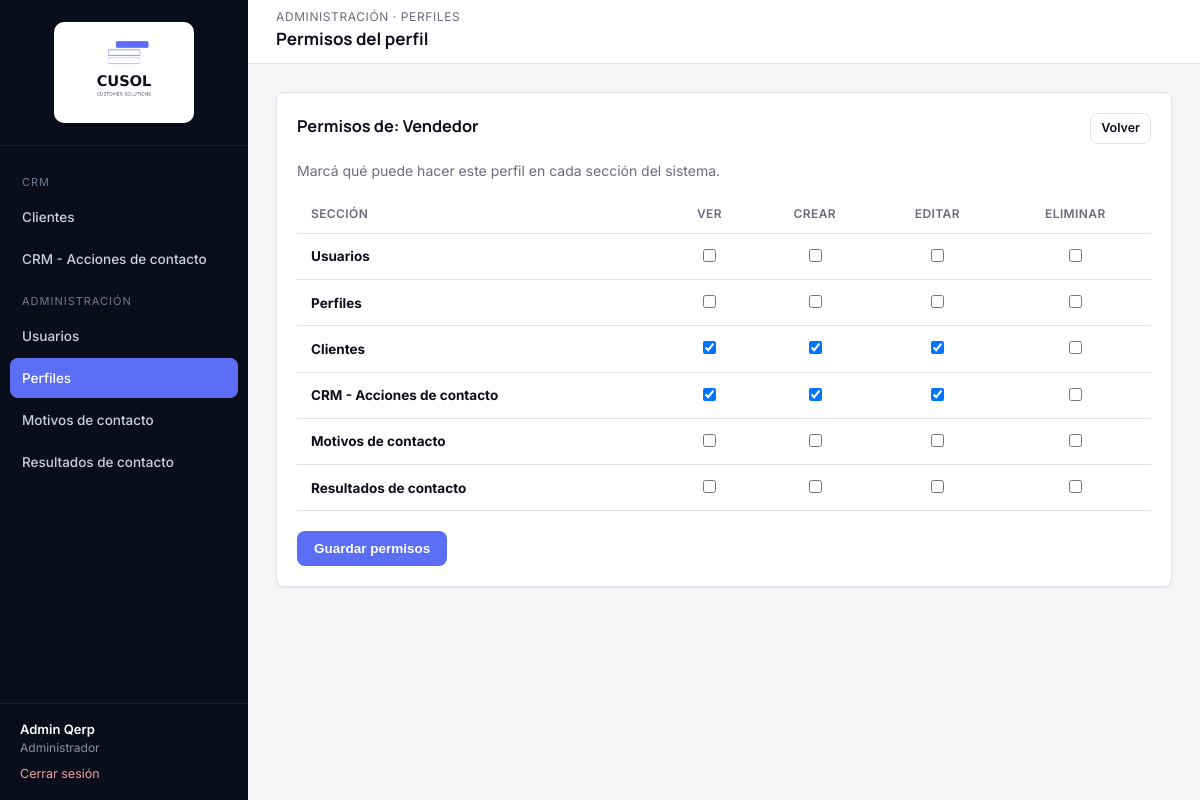
The page /modules/perfiles/permisos.php?id=2 (signed in) on the database its author committed.
### tables this page shows
CREATE TABLE qerp_secciones (
  id INT PRIMARY KEY AUTO_INCREMENT,
  nombre VARCHAR(100) NOT NULL,
  slug VARCHAR(100) NOT NULL UNIQUE,
  icono VARCHAR(50) DEFAULT NULL,
  grupo VARCHAR(50) NOT NULL DEFAULT 'General',
  orden INT DEFAULT 0
);

CREATE TABLE qerp_perfiles (
  id INT PRIMARY KEY AUTO_INCREMENT,
  nombre VARCHAR(50) NOT NULL,
  descripcion VARCHAR(255) DEFAULT NULL,
  activo TINYINT(1) NOT NULL DEFAULT 1,
  solo_ve_sus_clientes TINYINT(1) NOT NULL DEFAULT 0,
  creado_en DATETIME DEFAULT CURRENT_TIMESTAMP
);

CREATE TABLE qerp_perfil_permisos (
  perfil_id INT NOT NULL,
  seccion_id INT NOT NULL,
  ver TINYINT(1) NOT NULL DEFAULT 0,
  crear TINYINT(1) NOT NULL DEFAULT 0,
  editar TINYINT(1) NOT NULL DEFAULT 0,
  eliminar TINYINT(1) NOT NULL DEFAULT 0,
  PRIMARY KEY (perfil_id, seccion_id),
  FOREIGN KEY (perfil_id) REFERENCES qerp_perfiles(id) ON DELETE CASCADE,
  FOREIGN KEY (seccion_id) REFERENCES qerp_secciones(id) ON DELETE CASCADE
);

### includes/funciones.php (called while the page is built, shortened)
<?php
function estaLogueado(): bool
{
    return isset($_SESSION['usuario_id']);
}
function usuarioActual(): ?array
{
    return [
        'id'         => $_SESSION['usuario_id'],
        'nombre'     => $_SESSION['usuario_nombre'],
        'apellido'   => $_SESSION['usuario_apellido'],
        'mail'       => $_SESSION['usuario_mail'],
        'perfil_id'  => $_SESSION['perfil_id'],
        'perfil'     => $_SESSION['perfil_nombre'],
    ];
}
function tienePermiso(PDO $pdo, string $slugSeccion, string $accion = 'ver'): bool
{
    $accionesValidas = ['ver', 'crear', 'editar', 'eliminar'];
    static $cache = [];
    $clave = $_SESSION['perfil_id'] . '-' . $slugSeccion;
    if (!isset($cache[$clave])) {
        $stmt = $pdo->prepare(
            "SELECT pp.ver, pp.crear, pp.editar, pp.eliminar
             FROM qerp_perfil_permisos pp
             INNER JOIN qerp_secciones s ON s.id = pp.seccion_id
             WHERE pp.perfil_id = :perfil_id AND s.slug = :slug
             LIMIT 1"
        );
        $stmt->execute([
            ':perfil_id' => $_SESSION['perfil_id'],
            ':slug'      => $slugSeccion,
        ]);
        $cache[$clave] = $stmt->fetch() ?: ['ver' => 0, 'crear' => 0, 'editar' => 0, 'eliminar' => 0];
    }
    return (bool) $cache[$clave][$accion];
}
function requerirPermiso(PDO $pdo, string $slugSeccion, string $accion = 'ver'): void
{
    if (!tienePermiso($pdo, $slugSeccion, $accion)) {
        http_response_code(403);
        include __DIR__ . '/../includes/403.php';
        exit;
    }
}
function e(?string $valor): string
{
    return htmlspecialchars($valor ?? '', ENT_QUOTES, 'UTF-8');
}
function obtenerSeccionesMenu(PDO $pdo): array
{
    $stmt = $pdo->query('SELECT * FROM qerp_secciones ORDER BY orden ASC');
    return $stmt->fetchAll();
}

### modules/perfiles/permisos.php (the view, shortened to what this page needs)
<?php
require_once __DIR__ . '/../../config/conexion.php';
require_once __DIR__ . '/../../includes/funciones.php';
requerirPermiso($pdo, 'perfiles', 'editar');
$slugSeccionActual = 'perfiles';
$id = (int) ($_GET['id'] ?? 0);
$stmt = $pdo->prepare('SELECT * FROM qerp_perfiles WHERE id = :id');
$stmt->execute([':id' => $id]);
$perfil = $stmt->fetch();
$secciones = $pdo->query('SELECT * FROM qerp_secciones ORDER BY orden')->fetchAll();
$stmt = $pdo->prepare('SELECT * FROM qerp_perfil_permisos WHERE perfil_id = :id');
$stmt->execute([':id' => $id]);
$permisosActuales = [];
foreach ($stmt->fetchAll() as $row) {
    $permisosActuales[$row['seccion_id']] = $row;
}
include __DIR__ . '/../../includes/header.php';
?>
<div class="card">
    <div class="card-header">
        <h3>Permisos de: <?= e($perfil['nombre']) ?></h3>
        <a href="index.php" class="btn btn-outline btn-sm">Volver</a>
    </div>
    <p style="color:var(--muted); margin-top:0;">
        Marcá qué puede hacer este perfil en cada sección del sistema.
    </p>
    <form method="post">
        <table class="tabla-qerp">
            <thead>
                <tr>
                    <th>Sección</th>
                    <th style="text-align:center;">Ver</th>
                    <th style="text-align:center;">Crear</th>
                    <th style="text-align:center;">Editar</th>
                    <th style="text-align:center;">Eliminar</th>
                </tr>
            </thead>
            <tbody>
                <?php foreach ($secciones as $s):
                    $actual = $permisosActuales[$s['id']] ?? ['ver' => 0, 'crear' => 0, 'editar' => 0, 'eliminar' => 0];
                ?>
                <tr>
                    <td><strong><?= e($s['nombre']) ?></strong></td>
                    <?php foreach (['ver', 'crear', 'editar', 'eliminar'] as $accion): ?>
                        <td style="text-align:center;">
                            <input type="checkbox" style="width:auto;"
                                   name="permiso[<?= (int) $s['id'] ?>][<?= $accion ?>]"
                                   <?= $actual[$accion] ? 'checked' : '' ?>>
                        </td>
                    <?php endforeach; ?>
                </tr>
                <?php endforeach; ?>
            </tbody>
        </table>
        <div style="display:flex; gap:10px; margin-top:20px;">
            <button type="submit" class="btn btn-primary">Guardar permisos</button>
        </div>
    </form>
</div>
<?php include __DIR__ . '/../../includes/footer.php'; ?>

### includes/sidebar.php (shortened to what this page needs)
<?php
$usuario = usuarioActual();
$secciones = obtenerSeccionesMenu($pdo);
$slugActual = $slugSeccionActual ?? '';
$grupos = [];
foreach ($secciones as $s) {
    $grupos[$s['grupo'] ?? 'General'][] = $s;
}
$ordenGrupos = ['CRM', 'Administración'];
?>
<aside class="qerp-sidebar" id="qerpSidebar">
    <div class="brand">
        <img src="<?= QERP_URL_BASE ?>/assets/img/logo-cusol.png" alt="CUSOL" class="logo-sidebar">
    </div>
    <nav class="qerp-nav">
        <?php foreach ($ordenGrupos as $grupo): ?>
            <?php
                $items = array_filter($grupos[$grupo] ?? [], fn($s) => tienePermiso($pdo, $s['slug'], 'ver'));
            ?>
            <div class="seccion-titulo"><?= e($grupo) ?></div>
            <?php foreach ($items as $s): ?>
                <a href="<?= QERP_URL_BASE ?>/modules/<?= e($s['slug']) ?>/index.php"
                   class="<?= $slugActual === $s['slug'] ? 'activo' : '' ?>">
                    <?= e($s['nombre']) ?>
                </a>
            <?php endforeach; ?>
        <?php endforeach; ?>
    </nav>
    <div class="usuario-box">
        <div class="nombre"><?= e($usuario['nombre'] . ' ' . $usuario['apellido']) ?></div>
        <div class="perfil"><?= e($usuario['perfil']) ?></div>
        <a class="salir" href="<?= QERP_URL_BASE ?>/login/logout.php">Cerrar sesión</a>
    </div>
</aside>

### assets/css/style.css (style rules this page uses)
:root { --bg: #F5F5F8; --surface: #FFFFFF; --ink: #0E0F1C; --muted: #6B6C80; --border: #E2E2EA; --navy: #0C0D1A; --navy-light: #1B1D2E; --navy-hover: #262940; --accent: #5B6EF5; --accent-light: #ECEEFE; --accent-hover: #3A4FD4; --danger: #DC2626; --danger-light: #FDECEC; --success: #15803D; --success-light: #E9F7EE; --warning: #B45309; --warning-light: #FEF3E2; --radius: 8px; --shadow-sm: 0 1px 2px rgba(16, 24, 38, 0.06); --shadow-md: 0 4px 16px rgba(16, 24, 38, 0.08); --sidebar-w: 248px; --header-h: 64px; }
* { box-sizing: border-box; }
html, body { margin: 0; padding: 0; background: var(--bg); color: var(--ink); font-family: 'Inter', -apple-system, BlinkMacSystemFont, 'Segoe UI', sans-serif; font-size: 14px; line-height: 1.5; }
h1, h2, h3, h4 { font-family: 'Manrope', 'Inter', sans-serif; font-weight: 700; color: var(--ink); margin: 0 0 4px 0; }
a { color: var(--accent); text-decoration: none; }
.qerp-sidebar { width: var(--sidebar-w); background: var(--navy); color: #C9D0DE; flex-shrink: 0; position: fixed; top: 0; left: 0; bottom: 0; display: flex; flex-direction: column; }
.qerp-sidebar .brand { display: flex; align-items: center; justify-content: center; padding: 22px 20px; border-bottom: 1px solid rgba(255,255,255,0.08); }
.logo-sidebar { width: 140px; height: auto; background: #fff; border-radius: 10px; padding: 10px 12px; }
.qerp-nav { padding: 16px 10px; flex: 1; overflow-y: auto; }
.qerp-nav .seccion-titulo { text-transform: uppercase; font-size: 11px; letter-spacing: 1px; color: #6E7890; padding: 12px 12px 6px; }
.qerp-nav a { display: flex; align-items: center; gap: 10px; padding: 10px 12px; border-radius: var(--radius); color: #C9D0DE; font-weight: 500; font-size: 13.5px; margin-bottom: 2px; }
.qerp-nav a.activo { background: var(--accent); color: #fff; }
.qerp-sidebar .usuario-box { padding: 16px 20px; border-top: 1px solid rgba(255,255,255,0.08); font-size: 13px; }
.qerp-sidebar .usuario-box .nombre { color: #fff; font-weight: 600; }
.qerp-sidebar .usuario-box .perfil { color: #8590A6; font-size: 12px; }
.qerp-sidebar .usuario-box a.salir { display: inline-block; margin-top: 8px; color: #E9A3A3; font-size: 12.5px; }
.card { position: relative; background: var(--surface); border: 1px solid var(--border); border-radius: var(--radius); box-shadow: var(--shadow-sm); padding: 20px; }
.card-header { display: flex; align-items: center; justify-content: space-between; margin-bottom: 16px; }
.btn { display: inline-flex; align-items: center; gap: 6px; padding: 9px 16px; border-radius: var(--radius); border: 1px solid transparent; font-size: 13.5px; font-weight: 600; cursor: pointer; text-decoration: none !important; }
.btn-primary { background: var(--accent); color: #fff; }
.btn-outline { background: transparent; border-color: var(--border); color: var(--ink); }
.btn-sm { padding: 5px 10px; font-size: 12.5px; }
table.tabla-qerp { width: 100%; border-collapse: collapse; font-size: 13.5px; }
.tabla-qerp th { text-align: left; color: var(--muted); font-weight: 600; font-size: 12px; text-transform: uppercase; letter-spacing: 0.4px; padding: 10px 14px; border-bottom: 1px solid var(--border); }
.tabla-qerp td { padding: 12px 14px; border-bottom: 1px solid var(--border); color: var(--ink); }

### rows shown on the page
qerp_secciones: nombre "Clientes", id.crear "☑", id.editar "☑"
qerp_secciones: nombre "CRM - Acciones de contacto", id.crear "☑", id.editar "☑"
qerp_secciones: nombre "Usuarios"
qerp_secciones: nombre "Perfiles"
qerp_secciones: nombre "Motivos de contacto"
qerp_secciones: nombre "Resultados de contacto"
qerp_perfiles: nombre "Vendedor"
qerp_perfil_permisos: ver "☑"
qerp_perfil_permisos: ver "☑"

### other values the page prints
$grupo "CRM"
$grupo "ADMINISTRACIÓN"
$usuario['nombre'] . ' ' . $usuario['apellido'] "Admin Qerp"
$usuario['perfil'] "Administrador"
$eyebrowPagina "ADMINISTRACIÓN · PERFILES"
$tituloPagina "Permisos del perfil"
